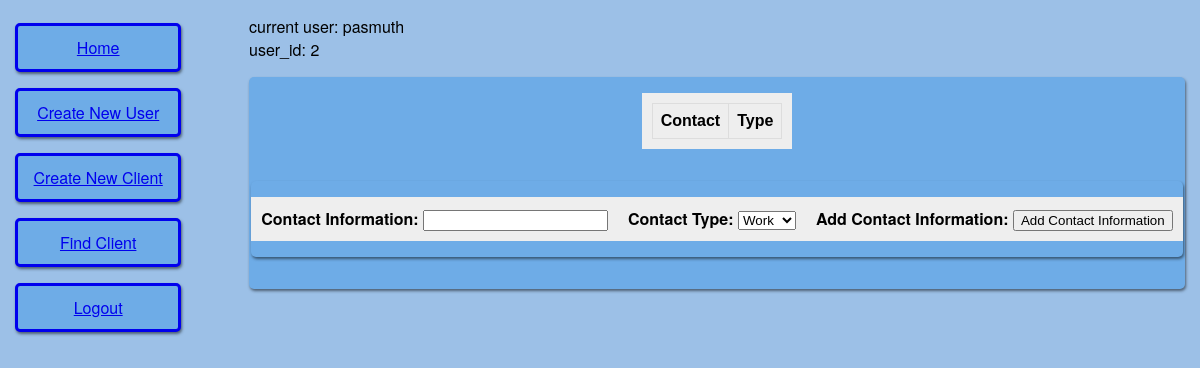
/client_1_contact (signed in), run on an earlier commit of the app's database.
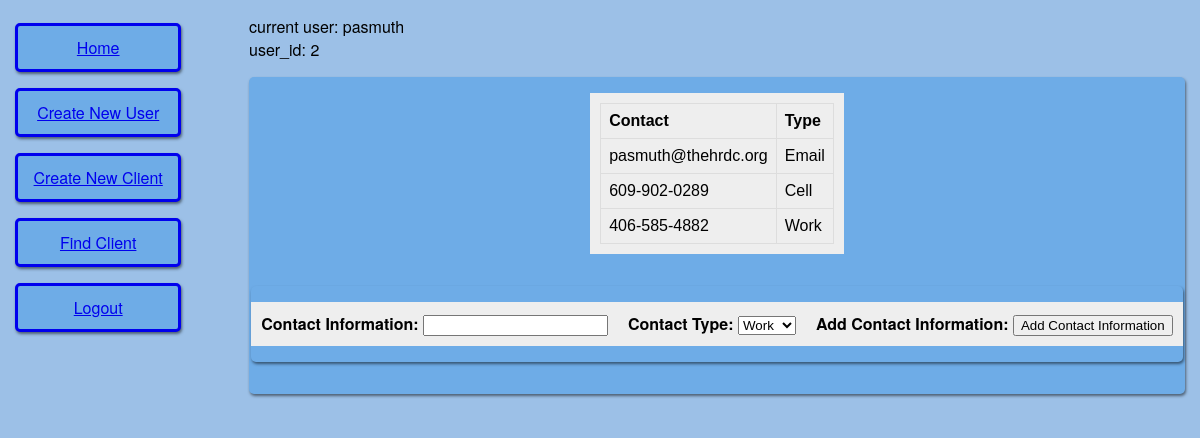
And on a later commit of the database.
### app/models.py (models this page shows, shortened)
class User(UserMixin, db.Model):
	id = db.Column(db.Integer, primary_key = True)
	username = db.Column(db.String(64), index = True, unique = True)
	email = db.Column(db.String(120), index = True, unique = True)
	password_hash = db.Column(db.String(128))

class ClientContact(db.Model):
	id = db.Column(db.Integer, primary_key = True)
	client_id = db.Column(db.Integer, db.ForeignKey('client.id'))
	contact = db.Column(db.String(50))
	contact_type = db.Column(db.Integer, db.ForeignKey('contact_type.id'))
	ContactType = db.relationship('ContactType', uselist = False)
	created_date = db.Column(db.DateTime, index = True, default = datetime.utcnow)
	created_by = db.Column(db.Integer, db.ForeignKey('user.id'))
	user = db.relationship('User', uselist = False)

class ContactType(db.Model):
	id = db.Column(db.Integer, primary_key = True)
	contact_type = db.Column(db.String(10))

### app/routes.py (the view, shortened to what this page needs)
@app.route('/client_<clientid>_contact', methods = ['GET', 'POST'])
@login_required
def create_contact(clientid):
	form = CreateClientContact()
	contact_info = ClientContact.query.filter(ClientContact.client_id == clientid).all()
	return render_template('create_contact.html', title = 'Create Contact', form = form, contact_info = contact_info)

### app/forms.py (shortened to what this page needs)
class CreateClientContact(FlaskForm):
	form_title = 'Add Contact Information'
	contact_info = StringField('Contact Information', validators = [DataRequired()])
	contact_choices = [(c.id, c.contact_type) for c in ContactType.query.all()]
	contact_type = SelectField('Contact Type', coerce = int, choices = contact_choices, validators = [DataRequired()])
	submit = SubmitField('Add Contact Information')

### app/models.py (called while the page is built)
@login.user_loader
def load_user(id):
	return User.query.get(int(id))

### app/templates/create_contact.html (shortened to what this page needs)
{% extends "base.html" %}
{% block content %}
	<div class="formFields">
		<div class="formElement">
			<table class="contactInfo">
				<tr>
					<th>Contact</th>
					<th>Type</th>
				</tr>
		{% for c in contact_info %}
				<tr>
					<td>{{ c.contact }}</td>
					<td>{{ c.ContactType.contact_type }}</td>
				</tr>
		{% endfor%}
			</table>
	</div>
    <form action="" method="post">
        <div class="formFields">
        {% for field in form %}
            {% if field.type != 'CSRFTokenField' %}
            <div class="formElement">
                <strong>{{ field.label() }}:</strong>
                {{ field() }} <br>
            </div>
            {% endif %}
        {% endfor %}
        </div>
    </form>
{% endblock %}

### app/templates/base.html (shortened to what this page needs)
<html>
    <head>
      <link rel="stylesheet" href="{{ url_for('static', filename = 'styles/main.css') }}">
    </head>
    <body>
        <div class="row">
          <div class="leftColumn">
            {% if current_user.is_anonymous %}
            <a class="header_button" href="{{ url_for('login') }}">Login</a>
            {% else %}
            <a class="header_button" href="{{ url_for('index') }}">Home</a>
            <a class="header_button" href="{{ url_for('render_form', form = 'RegistrationForm') }}">Create New User</a>
            <a class="header_button" href="{{ url_for('create_client') }}">Create New Client</a>
            <a class="header_button" href="{{ url_for('view_clients') }}">Find Client</a>
            <a class="header_button" href="{{ url_for('logout') }}">Logout</a>
            {% endif %}
          </div>
          <div class="rightColumn">
            current user: {{ current_user.username }} <br>
            user_id: {{ current_user.id }} <br>
            {% block content %}{% endblock %}
          </div>
        </div>
    </body>
</html>

### app/static/styles/main.css (style rules this page uses)
body { margin: 0; padding: 0; font-family: "Helvetica Neue", Helvetica, Arial, sans-serif; color: #000000; padding: 15px; background: #9cc0e7; }
table { font-family: arial, sans-serif; border-collapse: collapse; }
td { border: 1px solid #dddddd; text-align: left; padding: 8px; }
th { border: 1px solid #dddddd; background-color: #EEEEEE; text-align: left; padding: 8px; }
.row:after { content: ""; display: table; clear: both; }
.formElement { padding: 10px 10px; background: #EEEEEE; margin: 1em 0; }
.formFields { float: left; display: flex; flex-wrap: wrap; align-content: space-around; justify-content: space-evenly; background: #6EACE7; margin: 1em 0; box-shadow: 1px 2px 3px rgba(0,0,0,.5); border-radius: 5px; }
.leftColumn { float: left; width: 15%; display: flex; flex-wrap: wrap; align-content: space-around }
.rightColumn { float: right; width: 80%; }
.header_button { border: solid; padding: 10px 10px; text-align: center; background-color: #6EACE7; width: 80%; float: left; margin: .5em 0; box-shadow: 1px 2px 3px rgba(0,0,0,.5); border-radius: 5px; }

What changed in the data, as far as the page shows it:
now on this page (row edited): ClientContact: contact "pasmuth@thehrdc.org", ContactType.contact_type "Email"
now on this page (row edited): ClientContact: contact "609-902-0289", ContactType.contact_type "Cell"
added ClientContact: contact "406-585-4882", ContactType.contact_type "Work"
